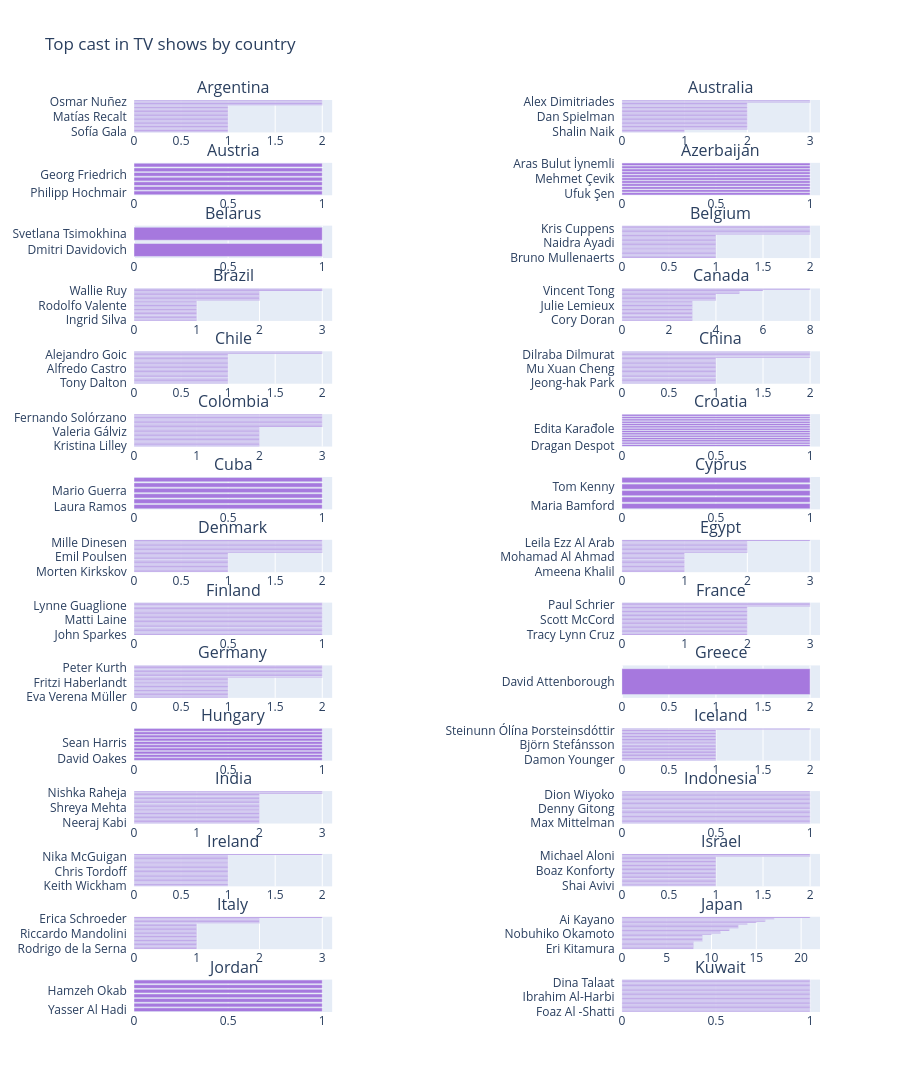

Notebook source saved alongside this figure:
### Markdown cell above
We can get the information for the **cast** of the movies of a country by creating a suitable dataframe for each country. Also a dataframe of **Movies** is different from a dataframe of **TV Shows** and this is differentiated in the **country_trace** function

### Code cell
## 5b. Same idea for TV shows

traces = []
titles = []
countries_num = 30
newline = 0

for code, name in countries.items():
    tr = country_trace(name, flag="tv_shows")
    if tr != -1:
        traces.append(tr)
        titles.append(name)
        newline += 1
        if newline != 2:
            titles.append("")
        else:
            newline = 0

if titles and titles[-1] == "":
    titles.pop()

countries_num = min(countries_num, len(traces) - (len(traces) % 2))
fig = make_subplots(rows=countries_num // 2, cols=3, subplot_titles=titles[: countries_num + countries_num // 2])

j = 1
for i in range(0, countries_num, 2):
    fig.add_trace(traces[i], j, 1)
    fig.add_trace(traces[i + 1], j, 3)
    j += 1

fig.update_layout(height=2600, showlegend=False, title_text="Top cast in TV shows by country")
fig.show()

### Figure 1 — Plotly figure (JSON) as saved in the notebook; plotly's stock layout.template omitted (floating-point values rounded to 4 significant figures)
{"data": [{"marker": {"color": "#a678de"}, "name": "", "orientation": "h", "type": "bar", "x": [1, 1, 1, 1, 1, 1, 1, 1, 1, 1, 1, 1, 1, 1, 1, 1, 1, 1, 1, 1, 2, 2, 2, 2], "xaxis": "x", "y": ["Sofía Gala  ", "Juan Pablo Geretto  ", "Germán Palacios  ", "Delfina Chaves  ", "Andrés Velencoso  ", "Juana Viale  ", "Sebastian Rosas  ", "Héctor Segura  ", "Diego Gallardo  ", "Roberto Vallejos  ", "Osqui Guzmán  ", "Matías Recalt  ", "Patricio Contreras  ", "Sofía Gala Castiglione  ", "Alberto Ajaka  ", "Vanesa González  ", "Balthazar Murillo  ", "Santiago Korovsky  ", "Natalie Pérez  ", "Sebastián Wainraich  ", "Gustavo Garzón  ", "Victorio D'Alessandro  ", "Osmar Nuñez  ", "Fabio Aste  "], "yaxis": "y"}, {"marker": {"color": "#a678de"}, "name": "", "orientation": "h", "type": "bar", "x": [1, 1, 2, 2, 2, 2, 2, 2, 2, 2, 2, 2, 2, 2, 2, 2, 2, 2, 2, 2, 2, 2, 3, 3], "xaxis": "x3", "y": ["Shalin Naik  ", "Mitch Ryan  ", "Maria Angelico  ", "Lucy Durack  ", "Caroline Brazier  ", "Richard Davies  ", "Asher Keddie  ", "Magda Szubanski  ", "Charlotte Hamlyn  ", "Aaron L. McGrath  ", "Patrick Brammall  ", "Dan Spielman  ", "Jeremy Lindsay Taylor  ", "Isabel Durant  ", "Bella Dayne  ", "Frances O'Connor  ", "Deborah Mailman  ", "Rob Collins  ", "Alex Babic  ", "Ashleigh Ball  ", "Renee Lim  ", "Bob Brisbane  ", "Alex Dimitriades  ", "Danielle Cormack  "], "yaxis": "y3"}, {"marker": {"color": "#a678de"}, "name": "", "orientation": "h", "type": "bar", "x": [1, 1, 1, 1, 1, 1, 1], "xaxis": "x4", "y": ["Philipp Hochmair  ", "Anja Kling  ", "Brigitte Kren  ", "Christoph Krutzler  ", "Georg Friedrich  ", "Ella Rumpf  ", "Robert Finster  "], "yaxis": "y4"}, {"marker": {"color": "#a678de"}, "name": "", "orientation": "h", "type": "bar", "x": [1, 1, 1, 1, 1, 1, 1, 1, 1, 1, 1], "xaxis": "x6", "y": ["Ufuk Şen  ", "Kristina Krepela  ", "İlker Kızmaz  ", "Şafak Başkaya  ", "Shamil Suleimanov  ", "Mehmet Çevik  ", "Polat Bilgin  ", "Melahat Abbasova  ", "Fahreddin Manafov  ", "Eva Dedova  ", "Aras Bulut İynemli  "], "yaxis": "y6"}, {"marker": {"color": "#a678de"}, "name": "", "orientation": "h", "type": "bar", "x": [1, 1], "xaxis": "x7", "y": ["Dmitri Davidovich  ", "Svetlana Tsimokhina  "], "yaxis": "y7"}, {"marker": {"color": "#a678de"}, "name": "", "orientation": "h", "type": "bar", "x": [1, 1, 1, 1, 1, 1, 1, 1, 1, 1, 1, 1, 1, 1, 1, 1, 1, 1, 2, 2, 2, 2, 2, 2, 2], "xaxis": "x9", "y": ["Bruno Mullenaerts  ", "Carole Baillien  ", "Géraldine Frippiat  ", "Marie-Line Landerwyn  ", "Sophie Landresse  ", "Raphaelle Bruneau  ", "Thomas Doret  ", "Olivier Bonjour  ", "Dan Herzberg  ", "Anne Suarez  ", "Brigitte Sy  ", "Naidra Ayadi  ", "Tiphaine Daviot  ", "Camille Aguilar  ", "Renaud Rutten  ", "Samuel Jouy  ", "Hubert Delattre  ", "Suliane Brahim  ", "Tom Audenaert  ", "Jeroen Perceval  ", "Charlotte Timmers  ", "Mieke De Groote  ", "Kris Cuppens  ", "Lynn Van Royen  ", "Laurent Capelluto  "], "yaxis": "y9"}, {"marker": {"color": "#a678de"}, "name": "", "orientation": "h", "type": "bar", "x": [1, 1, 1, 1, 1, 1, 1, 1, 1, 1, 1, 1, 1, 1, 1, 2, 2, 2, 2, 2, 2, 2, 3, 3], "xaxis": "x10", "y": ["Ingrid Silva  ", "Loo Nascimento  ", "Alexia Twister  ", "Gloria Groove  ", "Celso Frateschi  ", "Zezé Motta  ", "Sergio Mamberti  ", "Mel Fronckowiak  ", "Viviane Porto  ", "Rafael Lozano  ", "Vaneza Oliveira  ", "Rodolfo Valente  ", "Michel Gomes  ", "Bianca Comparato  ", "João Miguel  ", "Guilherme Briggs  ", "Julia Ianina  ", "Lee Taylor  ", "Mel Lisboa  ", "Adriano Garib  ", "Anitta  ", "Grace Passô  ", "Wallie Ruy  ", "Jonathan Haagensen  "], "yaxis": "y10"}, {"marker": {"color": "#a678de"}, "name": "", "orientation": "h", "type": "bar", "x": [3, 3, 3, 3, 3, 3, 3, 3, 3, 3, 3, 3, 3, 3, 3, 4, 4, 4, 4, 4, 5, 5, 6, 8], "xaxis": "x12", "y": ["Cory Doran  ", "Jordan Clark  ", "Kirby Morrow  ", "Paul Dobson  ", "Shannon Chan-Kent  ", "Ian James Corlett  ", "Adrian Petriw  ", "Scott McCord  ", "John Dunsworth  ", "Tabitha St. Germain  ", "Tara Strong  ", "Julie Lemieux  ", "Erin Mathews  ", "Katie Crown  ", "Colm Feore  ", "Robb Wells  ", "John Paul Tremblay  ", "Robert Tinkler  ", "Sam Vincent  ", "Michela Luci  ", "Brian Drummond  ", "Andrea Libman  ", "Vincent Tong  ", "Ashleigh Ball  "], "yaxis": "y12"}, {"marker": {"color": "#a678de"}, "name": "", "orientation": "h", "type": "bar", "x": [1, 1, 1, 1, 1, 1, 1, 1, 1, 1, 1, 1, 1, 1, 1, 1, 1, 1, 1, 1, 1, 1, 1, 2, 2], "xaxis": "x13", "y": ["Tony Dalton  ", "José María Torre  ", "Jorge Zabaleta  ", "Kate del Castillo  ", "Erto Pantoja  ", "Willy Semler  ", "Nicolás Durán  ", "Alejandro Sieveking  ", "María Paz Grandjean  ", "Daniel Candia  ", "Hugo Medina  ", "Alfredo Castro  ", "Víctor Quezada  ", "Marcial Tagle  ", "Aline Küppenheim  ", "Pablo Schwarz  ", "Catalina Saavedra  ", "Fernanda Urrejola  ", "Manuela Oyarzún  ", "Mario Horton  ", "Ingrid Isensee  ", "Trinidad González  ", "Alejandro Goic  ", "Sergio Hernández  ", "Roberto Farías  "], "yaxis": "y13"}, {"marker": {"color": "#a678de"}, "name": "", "orientation": "h", "type": "bar", "x": [1, 1, 1, 1, 1, 1, 1, 1, 1, 1, 1, 1, 1, 1, 1, 1, 1, 1, 1, 1, 2, 2, 2, 2, 2], "xaxis": "x15", "y": ["Jeong-hak Park  ", "Jia Zhengyu  ", "Kwang-hyun Park  ", "Wang Qiuzi  ", "Zhou Mi  ", "Da-hae Lee  ", "Luo Yunxi  ", "Deng Lun  ", "Yang Zi  ", "Mo Zhou  ", "Li Ma  ", "Mu Xuan Cheng  ", "Yi Qin Zhao  ", "Yi Ning Sun  ", "Junchen Guo  ", "Wang Bowen  ", "Chai Wei  ", "Wang Runze  ", "Zhao Jinmai  ", "Lai Kuan-lin  ", "James Wen  ", "Johnny Yong Bosch  ", "Dilraba Dilmurat  ", "Luo Jin  ", "Tiffany Tang  "], "yaxis": "y15"}, {"marker": {"color": "#a678de"}, "name": "", "orientation": "h", "type": "bar", "x": [2, 2, 2, 2, 2, 2, 2, 2, 2, 2, 2, 2, 2, 2, 2, 3, 3, 3, 3, 3, 3, 3, 3, 3, 3], "xaxis": "x16", "y": ["Kristina Lilley  ", "Juan Alfonso Baptista  ", "Andrea Gómez  ", "Juana del Río  ", "Carmen Villalobos  ", "Juan Sebastián Aragón  ", "Fernando Arévalo  ", "Manolo Cardona  ", "Álvaro Bayona  ", "María José Vargas  ", "Ernesto Benjumea  ", "Valeria Gálviz  ", "Alina Lozano  ", "Carlos Torres  ", "Ana María Estupiñán  ", "Toto Vega  ", "Juan Sebastián Calero  ", "Christian Tappán  ", "Diego Vásquez  ", "Viña Machado  ", "Raúl Méndez  ", "Juan Pablo Raba  ", "Fernando Solórzano  ", "Diego Cadavid  ", "Robinson Díaz  "], "yaxis": "y16"}, {"marker": {"color": "#a678de"}, "name": "", "orientation": "h", "type": "bar", "x": [1, 1, 1, 1, 1, 1, 1, 1, 1, 1, 1, 1, 1, 1], "xaxis": "x18", "y": ["Dragan Despot  ", "Anja Matković  ", "Alen Liverić  ", "Dajana Čuljak  ", "Mijo Jurišić  ", "Tihana Lazovic  ", "Zdenko Jelcic  ", "Edita Karađole  ", "Goran Markovic  ", "Olga Pakalović  ", "Zijad Gračić  ", "Aleksandar Cvetković  ", "Trpimir Jurkic  ", "Branka Katić  "], "yaxis": "y18"}, {"marker": {"color": "#a678de"}, "name": "", "orientation": "h", "type": "bar", "x": [1, 1, 1, 1, 1, 1], "xaxis": "x19", "y": ["Laura Ramos  ", "Juana Acosta  ", "Luis Alberto García  ", "Mario Guerra  ", "Carlos Enrique Almirante  ", "Jorge Perugorría  "], "yaxis": "y19"}, {"marker": {"color": "#a678de"}, "name": "", "orientation": "h", "type": "bar", "x": [1, 1, 1, 1, 1], "xaxis": "x21", "y": ["Maria Bamford  ", "Lisa Schwartz  ", "James Adomian  ", "Tom Kenny  ", "Colin Hanks  "], "yaxis": "y21"}, {"marker": {"color": "#a678de"}, "name": "", "orientation": "h", "type": "bar", "x": [1, 1, 1, 1, 1, 1, 1, 1, 1, 1, 1, 1, 1, 1, 1, 2, 2, 2, 2, 2, 2, 2, 2, 2, 2], "xaxis": "x22", "y": ["Morten Kirkskov  ", "Christoph Bastrup  ", "Søren Spanning  ", "Lars Knutzon  ", "Kasper Lange  ", "Lisbeth Wulff  ", "Anders Juul  ", "Mikael Birkkjær  ", "Benedikte Hansen  ", "Thomas Levin  ", "Freja Riemann  ", "Emil Poulsen  ", "Pilou Asbæk  ", "Birgitte Hjort Sørensen  ", "Sidse Babett Knudsen  ", "Lars Ranthe  ", "Ellen Hillingsø  ", "Lise Baastrup  ", "Solbjørg Højfeldt  ", "Lars Mikkelsen  ", "Alexandre Willaume  ", "Danica Curcic  ", "Mille Dinesen  ", "Dar Salim  ", "Søren Malling  "], "yaxis": "y22"}, {"marker": {"color": "#a678de"}, "name": "", "orientation": "h", "type": "bar", "x": [1, 1, 1, 1, 1, 1, 1, 1, 1, 1, 1, 1, 1, 1, 1, 2, 2, 2, 2, 2, 2, 2, 2, 2, 3], "xaxis": "x24", "y": ["Ameena Khalil  ", "Mohamed Mamdouh  ", "Nelly Karim  ", "Dima Al Jundi  ", "Eisa Diab  ", "Ayman Mabrouk  ", "Azeez Khayoun  ", "Mona Shaddad  ", "Aseel Omran  ", "Mahmoud Bu Shehri  ", "Maram Al Bloushi  ", "Mohamad Al Ahmad  ", "Dina Talaat  ", "Sayed Rajab  ", "Rashed Al Shamrani  ", "Dina El-Sherbiny  ", "Amr Youssef  ", "Arwa Gouda  ", "Sawsan Badr  ", "Mohamed Farraag  ", "Heba Abdelghany  ", "Adel Imam  ", "Leila Ezz Al Arab  ", "Hesham Selim  ", "Ahmed Dawood  "], "yaxis": "y24"}, {"marker": {"color": "#a678de"}, "name": "", "orientation": "h", "type": "bar", "x": [1, 1, 1, 1, 1, 1, 1, 1, 1, 1, 1, 1, 1, 1, 1, 1, 1, 1, 1, 1, 1, 1, 1, 1, 1], "xaxis": "x25", "y": ["John Sparkes  ", "Raimo Grönberg  ", "Jonna Järnefelt  ", "Pamela Tola  ", "Riku Nieminen  ", "Pirjo Lonka  ", "Tommi Korpela  ", "Jani Volanen  ", "Lauri Tilkanen  ", "Pihla Viitala  ", "Jasmin Hamid  ", "Matti Laine  ", "Max Bremer  ", "Ilkka Villi  ", "Olivia Ainali  ", "Kristiina Halttu  ", "Lenita Susi  ", "Anu Sinisalo  ", "Matleena Kuusniemi  ", "Ville Virtanen  ", "Rauno Ahonen  ", "Pasi Ruohonen  ", "Lynne Guaglione  ", "Heljä Heikkinen  ", "Antti Pääkkönen  "], "yaxis": "y25"}, {"marker": {"color": "#a678de"}, "name": "", "orientation": "h", "type": "bar", "x": [2, 2, 2, 2, 2, 2, 2, 2, 2, 2, 2, 2, 2, 2, 2, 2, 2, 2, 2, 2, 2, 3, 3, 3], "xaxis": "x27", "y": ["Tracy Lynn Cruz  ", "Kobi Frumer  ", "Mattea Conforti  ", "Todd Haberkorn  ", "Erin Fitzgerald  ", "Ben Diskin  ", "Max Mittelman  ", "Ashleigh Ball  ", "Mackenzie Gray  ", "Vincent Tong  ", "Anna Cummer  ", "Scott McCord  ", "Tara Strong  ", "Suzanne Clément  ", "Louise Coldefy  ", "Julia Piaton  ", "Kate Moran  ", "Liliane Rovère  ", "Tiphaine Daviot  ", "Peter Oldring  ", "Hugo Becker  ", "Jason Narvy  ", "Paul Schrier  ", "Reba Buhr  "], "yaxis": "y27"}, {"marker": {"color": "#a678de"}, "name": "", "orientation": "h", "type": "bar", "x": [1, 1, 1, 1, 1, 1, 1, 1, 1, 1, 1, 1, 1, 1, 1, 2, 2, 2, 2, 2, 2, 2, 2, 2], "xaxis": "x28", "y": ["Eva Verena Müller  ", "Bernhard Schütz  ", "Nicki von Tempelhoff  ", "Ronald Zehrfeld  ", "David Schütter  ", "Jeanne Goursaud  ", "Laurence Rupp  ", "Misel Maticevic  ", "Anton von Lucke  ", "Lars Eidinger  ", "Ivan Shvedoff  ", "Fritzi Haberlandt  ", "Severija Janusauskaite  ", "Matthias Brandt  ", "Volker Bruch  ", "Luke Mockridge  ", "Nina Gummich  ", "David Attenborough  ", "Mohamed Issa  ", "Anna Maria Mühe  ", "Sylvester Groth  ", "Leonie Benesch  ", "Peter Kurth  ", "Liv Lisa Fries  "], "yaxis": "y28"}, {"marker": {"color": "#a678de"}, "name": "", "orientation": "h", "type": "bar", "x": [2], "xaxis": "x30", "y": ["David Attenborough  "], "yaxis": "y30"}, {"marker": {"color": "#a678de"}, "name": "", "orientation": "h", "type": "bar", "x": [1, 1, 1, 1, 1, 1, 1, 1, 1, 1], "xaxis": "x31", "y": ["David Oakes  ", "Vernon Dobtcheff  ", "Colm Feore  ", "Lotte Verbeek  ", "Joanne Whalley  ", "Sean Harris  ", "Peter Sullivan  ", "Holliday Grainger  ", "François Arnaud  ", "Jeremy Irons  "], "yaxis": "y31"}, {"marker": {"color": "#a678de"}, "name": "", "orientation": "h", "type": "bar", "x": [1, 1, 1, 1, 1, 1, 1, 1, 1, 1, 1, 1, 1, 1, 1, 1, 1, 1, 1, 1, 1, 2], "xaxis": "x33", "y": ["Damon Younger  ", "Valur Freyr Einarsson  ", "Edda Björgvinsdóttir  ", "Arndís Hrönn Egilsdóttir  ", "Tinna Hrafnsdóttir  ", "Sigurður Skúlason  ", "Aldís Amah Hamilton  ", "Bergur Ebbi  ", "Björn Thors  ", "Hjortur Jóhann Jónsson  ", "Björn Stefánsson  ", "Davíð Freyr Þórunnarson  ", "Arnar Jónsson  ", "Halldóra Geirharðsdóttir  ", "Bergur Þór Ingólfsson  ", "Elma Stefania Agustsdottir  ", "Birna Rún Eiríksdóttir  ", "Jóhanna Vigdís Arnardóttir  ", "Þorsteinn Bachmann  ", "Magnús Jónsson  ", "Steinunn Ólína Þorsteinsdóttir  ", "Nína Dögg Filippusdóttir  "], "yaxis": "y33"}, {"marker": {"color": "#a678de"}, "name": "", "orientation": "h", "type": "bar", "x": [2, 2, 2, 2, 2, 2, 2, 2, 2, 2, 2, 2, 2, 2, 2, 2, 2, 2, 2, 2, 2, 2, 3, 3], "xaxis": "x34", "y": ["Neeraj Kabi  ", "Sabina Malik  ", "Aranya Kaur  ", "Shanoor Mirza  ", "Siddhant Karnick  ", "Sonal Kaushal  ", "Ulka Gupta  ", "Radhika Apte  ", "Rasika Dugal  ", "Rajesh Tailang  ", "Gagan Arora  ", "Shreya Mehta  ", "Jigna Bhardwaj  ", "Rupa Bhimani  ", "Julie Tejwani  ", "Chandan Anand  ", "Jitendra Joshi  ", "Viineet Kumar  ", "Mona Ambegaonkar  ", "Reena Aggarwal  ", "Mahesh Manjrekar  ", "Aahana Kumra  ", "Nishka Raheja  ", "Rajesh Kava  "], "yaxis": "y34"}, {"marker": {"color": "#a678de"}, "name": "", "orientation": "h", "type": "bar", "x": [1, 1, 1, 1, 1, 1, 1, 1, 1, 1, 1, 1, 1, 1, 1, 1, 1, 1, 1, 1, 1, 1, 1, 1, 1], "xaxis": "x36", "y": ["Max Mittelman  ", "Christopher Smith  ", "Christine Marie Cabanos  ", "Jessica Gee-George  ", "Michael Johnston  ", "Bella Nazari  ", "Nadzmi Adhwa  ", "Hafeez Mikhail  ", "Hafreez Adam  ", "Mia Ahmad  ", "Saharul Ridzwan  ", "Denny Gitong  ", "Soleh Solihun  ", "Jenny Zhang  ", "Bintang Emon  ", "Aci Resti  ", "Adjis Doaibu  ", "Awwe  ", "Yusril Fahriza  ", "Arie Kriting  ", "Anggika Bolsterli  ", "Morgan Oey  ", "Dion Wiyoko  ", "Chew Kin Wah  ", "Ernest Prakasa  "], "yaxis": "y36"}, {"marker": {"color": "#a678de"}, "name": "", "orientation": "h", "type": "bar", "x": [1, 1, 1, 1, 1, 1, 1, 1, 1, 1, 1, 1, 1, 1, 1, 1, 1, 1, 1, 1, 1, 1, 1, 1, 2], "xaxis": "x37", "y": ["Keith Wickham  ", "Frank O'Sullivan  ", "Tara Breathnach  ", "Nora-Jane Noone  ", "Killian Scott  ", "Iain Glen  ", "Tommy Miller  ", "Wayne Lynch  ", "Michael Salmon  ", "Tom Kilgallon  ", "Peter Cassidy  ", "Chris Tordoff  ", "Owen Colgan  ", "Martin Maloney  ", "Peter Campion  ", "Hannah Sheehan  ", "Seán Óg Cairns  ", "Laurence O'Fuarain  ", "Amy Huberman  ", "Steve Blount  ", "Muiris Crowley  ", "Sheila Moylette  ", "Nika McGuigan  ", "Seána Kerslake  ", "Rory Kinnear  "], "yaxis": "y37"}, {"marker": {"color": "#a678de"}, "name": "", "orientation": "h", "type": "bar", "x": [1, 1, 1, 1, 1, 1, 1, 1, 1, 1, 1, 1, 1, 1, 1, 1, 1, 1, 1, 1, 1, 1, 2, 2], "xaxis": "x39", "y": ["Shai Avivi  ", "Yehoram Gaon  ", "Yehuda Levi  ", "Liora Rivlin  ", "Vered Feldman  ", "Avi Shnaidman  ", "Yigal Adika  ", "Yuval Semo  ", "Guy Loel  ", "Moshe Ivgy  ", "Doron Ben-David  ", "Boaz Konforty  ", "Rona-Lee Shim'on  ", "Itzik Cohen  ", "Neta Garty  ", "Yuval Segal  ", "Tsahi Halevi  ", "Laëtitia Eïdo  ", "Shadi Mar'i  ", "Hisham Suliman  ", "Lior Raz  ", "Linor Abargil  ", "Michael Aloni  ", "Tomer Kapon  "], "yaxis": "y39"}, {"marker": {"color": "#a678de"}, "name": "", "orientation": "h", "type": "bar", "x": [1, 1, 1, 1, 1, 1, 1, 1, 1, 1, 1, 1, 1, 1, 1, 1, 1, 1, 1, 2, 2, 2, 2, 3], "xaxis": "x40", "y": ["Rodrigo de la Serna  ", "Linor Abargil  ", "Josu Cubero  ", "Jaime de Diego  ", "Alberto Escobal  ", "Rosa Romay  ", "Galatea Ranzi  ", "Claudia Pandolfi  ", "Lorenzo Zurzolo  ", "Brando Pacitto  ", "Chabeli Sastre Gonzalez  ", "Riccardo Mandolini  ", "Alice Pagani  ", "Benedetta Porcaroli  ", "Henry F. Benjamin  ", "Scottie Ray  ", "Marca Leigh  ", "Simona Berman  ", "Sarah Natochenny  ", "Jason Griffith  ", "Alyson Leigh Rosenfeld  ", "Marc Thompson  ", "Erica Schroeder  ", "Suzy Myers  "], "yaxis": "y40"}, {"marker": {"color": "#a678de"}, "name": "", "orientation": "h", "type": "bar", "x": [8, 8, 8, 8, 8, 8, 9, 9, 9, 9, 9, 10, 11, 11, 12, 12, 13, 13, 13, 14, 15, 16, 16, 17, 21], "xaxis": "x42", "y": ["Eri Kitamura  ", "Yoshitsugu Matsuoka  ", "Yukari Tamura  ", "Takehito Koyasu  ", "M・A・O  ", "Fumiko Orikasa  ", "Sayaka Ohara  ", "Saori Hayami  ", "Miyuki Sawashiro  ", "Ryohei Kimura  ", "Katsuyuki Konishi  ", "Nobuhiko Okamoto  ", "Natsuki Hanae  ", "Mamoru Miyano  ", "Tomokazu Sugita  ", "Jun Fukuyama  ", "Yuichi Nakamura  ", "Kana Hanazawa  ", "Hiroshi Kamiya  ", "Yoshimasa Hosoya  ", "Junichi Suwabe  ", "Daisuke Ono  ", "Ai Kayano  ", "Yuki Kaji  ", "Takahiro Sakurai  "], "yaxis": "y42"}, {"marker": {"color": "#a678de"}, "name": "", "orientation": "h", "type": "bar", "x": [1, 1, 1, 1, 1, 1, 1], "xaxis": "x43", "y": ["Yasser Al Hadi  ", "Ban Halaweh  ", "Zaid Zoubi  ", "Aysha Shahaltough  ", "Hamzeh Okab  ", "Sultan Alkhail  ", "Salma Malhas  "], "yaxis": "y43"}, {"marker": {"color": "#a678de"}, "name": "", "orientation": "h", "type": "bar", "x": [1, 1, 1, 1, 1, 1, 1, 1, 1, 1, 1, 1, 1, 1, 1, 1, 1, 1, 1, 1, 1, 1, 1, 1, 1], "xaxis": "x45", "y": ["Foaz Al -Shatti  ", "Nasser Kermani  ", "Abdullah Al-Turkumani  ", "Hassan Ibrahim  ", "Huda El Khateib  ", "Muhanad Al-Hamdi  ", "Nour Al Ghandour  ", "Abeer Ahmad  ", "Noor Alghandour  ", "Layla Abdullah  ", "Khaled Al-Buraiki  ", "Ibrahim Al-Harbi  ", "Elham Al Fadalah  ", "Dima Al Jundi  ", "Eisa Diab  ", "Ayman Mabrouk  ", "Azeez Khayoun  ", "Mona Shaddad  ", "Aseel Omran  ", "Mahmoud Bu Shehri  ", "Maram Al Bloushi  ", "Mohamad Al Ahmad  ", "Dina Talaat  ", "Sayed Rajab  ", "Rashed Al Shamrani  "], "yaxis": "y45"}], "layout": {"annotations": [{"font": {"size": 16}, "showarrow": false, "text": "Argentina", "x": 0.1444, "xanchor": "center", "xref": "paper", "y": 1.0, "yanchor": "bottom", "yref": "paper"}, {"font": {"size": 16}, "showarrow": false, "text": "Australia", "x": 0.8556, "xanchor": "center", "xref": "paper", "y": 1.0, "yanchor": "bottom", "yref": "paper"}, {"font": {"size": 16}, "showarrow": false, "text": "Austria", "x": 0.1444, "xanchor": "center", "xref": "paper", "y": 0.9311, "yanchor": "bottom", "yref": "paper"}, {"font": {"size": 16}, "showarrow": false, "text": "Azerbaijan", "x": 0.8556, "xanchor": "center", "xref": "paper", "y": 0.9311, "yanchor": "bottom", "yref": "paper"}, {"font": {"size": 16}, "showarrow": false, "text": "Belarus", "x": 0.1444, "xanchor": "center", "xref": "paper", "y": 0.8622, "yanchor": "bottom", "yref": "paper"}, {"font": {"size": 16}, "showarrow": false, "text": "Belgium", "x": 0.8556, "xanchor": "center", "xref": "paper", "y": 0.8622, "yanchor": "bottom", "yref": "paper"}, {"font": {"size": 16}, "showarrow": false, "text": "Brazil", "x": 0.1444, "xanchor": "center", "xref": "paper", "y": 0.7933, "yanchor": "bottom", "yref": "paper"}, {"font": {"size": 16}, "showarrow": false, "text": "Canada", "x": 0.8556, "xanchor": "center", "xref": "paper", "y": 0.7933, "yanchor": "bottom", "yref": "paper"}, {"font": {"size": 16}, "showarrow": false, "text": "Chile", "x": 0.1444, "xanchor": "center", "xref": "paper", "y": 0.7244, "yanchor": "bottom", "yref": "paper"}, {"font": {"size": 16}, "showarrow": false, "text": "China", "x": 0.8556, "xanchor": "center", "xref": "paper", "y": 0.7244, "yanchor": "bottom", "yref": "paper"}, {"font": {"size": 16}, "showarrow": false, "text": "Colombia", "x": 0.1444, "xanchor": "center", "xref": "paper", "y": 0.6556, "yanchor": "bottom", "yref": "paper"}, {"font": {"size": 16}, "showarrow": false, "text": "Croatia", "x": 0.8556, "xanchor": "center", "xref": "paper", "y": 0.6556, "yanchor": "bottom", "yref": "paper"}, {"font": {"size": 16}, "showarrow": false, "text": "Cuba", "x": 0.1444, "xanchor": "center", "xref": "paper", "y": 0.5867, "yanchor": "bottom", "yref": "paper"}, {"font": {"size": 16}, "showarrow": false, "text": "Cyprus", "x": 0.8556, "xanchor": "center", "xref": "paper", "y": 0.5867, "yanchor": "bottom", "yref": "paper"}, {"font": {"size": 16}, "showarrow": false, "text": "Denmark", "x": 0.1444, "xanchor": "center", "xref": "paper", "y": 0.5178, "yanchor": "bottom", "yref": "paper"}, {"font": {"size": 16}, "showarrow": false, "text": "Egypt", "x": 0.8556, "xanchor": "center", "xref": "paper", "y": 0.5178, "yanchor": "bottom", "yref": "paper"}, {"font": {"size": 16}, "showarrow": false, "text": "Finland", "x": 0.1444, "xanchor": "center", "xref": "paper", "y": 0.4489, "yanchor": "bottom", "yref": "paper"}, {"font": {"size": 16}, "showarrow": false, "text": "France", "x": 0.8556, "xanchor": "center", "xref": "paper", "y": 0.4489, "yanchor": "bottom", "yref": "paper"}, {"font": {"size": 16}, "showarrow": false, "text": "Germany", "x": 0.1444, "xanchor": "center", "xref": "paper", "y": 0.38, "yanchor": "bottom", "yref": "paper"}, {"font": {"size": 16}, "showarrow": false, "text": "Greece", "x": 0.8556, "xanchor": "center", "xref": "paper", "y": 0.38, "yanchor": "bottom", "yref": "paper"}, {"font": {"size": 16}, "showarrow": false, "text": "Hungary", "x": 0.1444, "xanchor": "center", "xref": "paper", "y": 0.3111, "yanchor": "bottom", "yref": "paper"}, {"font": {"size": 16}, "showarrow": false, "text": "Iceland", "x": 0.8556, "xanchor": "center", "xref": "paper", "y": 0.3111, "yanchor": "bottom", "yref": "paper"}, {"font": {"size": 16}, "showarrow": false, "text": "India", "x": 0.1444, "xanchor": "center", "xref": "paper", "y": 0.2422, "yanchor": "bottom", "yref": "paper"}, {"font": {"size": 16}, "showarrow": false, "text": "Indonesia", "x": 0.8556, "xanchor": "center", "xref": "paper", "y": 0.2422, "yanchor": "bottom", "yref": "paper"}, {"font": {"size": 16}, "showarrow": false, "text": "Ireland", "x": 0.1444, "xanchor": "center", "xref": "paper", "y": 0.1733, "yanchor": "bottom", "yref": "paper"}, {"font": {"size": 16}, "showarrow": false, "text": "Israel", "x": 0.8556, "xanchor": "center", "xref": "paper", "y": 0.1733, "yanchor": "bottom", "yref": "paper"}, {"font": {"size": 16}, "showarrow": false, "text": "Italy", "x": 0.1444, "xanchor": "center", "xref": "paper", "y": 0.1044, "yanchor": "bottom", "yref": "paper"}, {"font": {"size": 16}, "showarrow": false, "text": "Japan", "x": 0.8556, "xanchor": "center", "xref": "paper", "y": 0.1044, "yanchor": "bottom", "yref": "paper"}, {"font": {"size": 16}, "showarrow": false, "text": "Jordan", "x": 0.1444, "xanchor": "center", "xref": "paper", "y": 0.03556, "yanchor": "bottom", "yref": "paper"}, {"font": {"size": 16}, "showarrow": false, "text": "Kuwait", "x": 0.8556, "xanchor": "center", "xref": "paper", "y": 0.03556, "yanchor": "bottom", "yref": "paper"}], "height": 2600, "showlegend": false, "title": {"text": "Top cast in TV shows by country"}, "xaxis": {"anchor": "y", "domain": [0.0, 0.2889]}, "xaxis10": {"anchor": "y10", "domain": [0.0, 0.2889]}, "xaxis11": {"anchor": "y11", "domain": [0.3556, 0.6444]}, "xaxis12": {"anchor": "y12", "domain": [0.7111, 1.0]}, "xaxis13": {"anchor": "y13", "domain": [0.0, 0.2889]}, "xaxis14": {"anchor": "y14", "domain": [0.3556, 0.6444]}, "xaxis15": {"anchor": "y15", "domain": [0.7111, 1.0]}, "xaxis16": {"anchor": "y16", "domain": [0.0, 0.2889]}, "xaxis17": {"anchor": "y17", "domain": [0.3556, 0.6444]}, "xaxis18": {"anchor": "y18", "domain": [0.7111, 1.0]}, "xaxis19": {"anchor": "y19", "domain": [0.0, 0.2889]}, "xaxis2": {"anchor": "y2", "domain": [0.3556, 0.6444]}, "xaxis20": {"anchor": "y20", "domain": [0.3556, 0.6444]}, "xaxis21": {"anchor": "y21", "domain": [0.7111, 1.0]}, "xaxis22": {"anchor": "y22", "domain": [0.0, 0.2889]}, "xaxis23": {"anchor": "y23", "domain": [0.3556, 0.6444]}, "xaxis24": {"anchor": "y24", "domain": [0.7111, 1.0]}, "xaxis25": {"anchor": "y25", "domain": [0.0, 0.2889]}, "xaxis26": {"anchor": "y26", "domain": [0.3556, 0.6444]}, "xaxis27": {"anchor": "y27", "domain": [0.7111, 1.0]}, "xaxis28": {"anchor": "y28", "domain": [0.0, 0.2889]}, "xaxis29": {"anchor": "y29", "domain": [0.3556, 0.6444]}, "xaxis3": {"anchor": "y3", "domain": [0.7111, 1.0]}, "xaxis30": {"anchor": "y30", "domain": [0.7111, 1.0]}, "xaxis31": {"anchor": "y31", "domain": [0.0, 0.2889]}, "xaxis32": {"anchor": "y32", "domain": [0.3556, 0.6444]}, "xaxis33": {"anchor": "y33", "domain": [0.7111, 1.0]}, "xaxis34": {"anchor": "y34", "domain": [0.0, 0.2889]}, "xaxis35": {"anchor": "y35", "domain": [0.3556, 0.6444]}, "xaxis36": {"anchor": "y36", "domain": [0.7111, 1.0]}, "xaxis37": {"anchor": "y37", "domain": [0.0, 0.2889]}, "xaxis38": {"anchor": "y38", "domain": [0.3556, 0.6444]}, "xaxis39": {"anchor": "y39", "domain": [0.7111, 1.0]}, "xaxis4": {"anchor": "y4", "domain": [0.0, 0.2889]}, "xaxis40": {"anchor": "y40", "domain": [0.0, 0.2889]}, "xaxis41": {"anchor": "y41", "domain": [0.3556, 0.6444]}, "xaxis42": {"anchor": "y42", "domain": [0.7111, 1.0]}, "xaxis43": {"anchor": "y43", "domain": [0.0, 0.2889]}, "xaxis44": {"anchor": "y44", "domain": [0.3556, 0.6444]}, "xaxis45": {"anchor": "y45", "domain": [0.7111, 1.0]}, "xaxis5": {"anchor": "y5", "domain": [0.3556, 0.6444]}, "xaxis6": {"anchor": "y6", "domain": [0.7111, 1.0]}, "xaxis7": {"anchor": "y7", "domain": [0.0, 0.2889]}, "xaxis8": {"anchor": "y8", "domain": [0.3556, 0.6444]}, "xaxis9": {"anchor": "y9", "domain": [0.7111, 1.0]}, "yaxis": {"anchor": "x", "domain": [0.9644, 1.0]}, "yaxis10": {"anchor": "x10", "domain": [0.7578, 0.7933]}, "yaxis11": {"anchor": "x11", "domain": [0.7578, 0.7933]}, "yaxis12": {"anchor": "x12", "domain": [0.7578, 0.7933]}, "yaxis13": {"anchor": "x13", "domain": [0.6889, 0.7244]}, "yaxis14": {"anchor": "x14", "domain": [0.6889, 0.7244]}, "yaxis15": {"anchor": "x15", "domain": [0.6889, 0.7244]}, "yaxis16": {"anchor": "x16", "domain": [0.62, 0.6556]}, "yaxis17": {"anchor": "x17", "domain": [0.62, 0.6556]}, "yaxis18": {"anchor": "x18", "domain": [0.62, 0.6556]}, "yaxis19": {"anchor": "x19", "domain": [0.5511, 0.5867]}, "yaxis2": {"anchor": "x2", "domain": [0.9644, 1.0]}, "yaxis20": {"anchor": "x20", "domain": [0.5511, 0.5867]}, "yaxis21": {"anchor": "x21", "domain": [0.5511, 0.5867]}, "yaxis22": {"anchor": "x22", "domain": [0.4822, 0.5178]}, "yaxis23": {"anchor": "x23", "domain": [0.4822, 0.5178]}, "yaxis24": {"anchor": "x24", "domain": [0.4822, 0.5178]}, "yaxis25": {"anchor": "x25", "domain": [0.4133, 0.4489]}, "yaxis26": {"anchor": "x26", "domain": [0.4133, 0.4489]}, "yaxis27": {"anchor": "x27", "domain": [0.4133, 0.4489]}, "yaxis28": {"anchor": "x28", "domain": [0.3444, 0.38]}, "yaxis29": {"anchor": "x29", "domain": [0.3444, 0.38]}, "yaxis3": {"anchor": "x3", "domain": [0.9644, 1.0]}, "yaxis30": {"anchor": "x30", "domain": [0.3444, 0.38]}, "yaxis31": {"anchor": "x31", "domain": [0.2756, 0.3111]}, "yaxis32": {"anchor": "x32", "domain": [0.2756, 0.3111]}, "yaxis33": {"anchor": "x33", "domain": [0.2756, 0.3111]}, "yaxis34": {"anchor": "x34", "domain": [0.2067, 0.2422]}, "yaxis35": {"anchor": "x35", "domain": [0.2067, 0.2422]}, "yaxis36": {"anchor": "x36", "domain": [0.2067, 0.2422]}, "yaxis37": {"anchor": "x37", "domain": [0.1378, 0.1733]}, "yaxis38": {"anchor": "x38", "domain": [0.1378, 0.1733]}, "yaxis39": {"anchor": "x39", "domain": [0.1378, 0.1733]}, "yaxis4": {"anchor": "x4", "domain": [0.8956, 0.9311]}, "yaxis40": {"anchor": "x40", "domain": [0.06889, 0.1044]}, "yaxis41": {"anchor": "x41", "domain": [0.06889, 0.1044]}, "yaxis42": {"anchor": "x42", "domain": [0.06889, 0.1044]}, "yaxis43": {"anchor": "x43", "domain": [0.0, 0.03556]}, "yaxis44": {"anchor": "x44", "domain": [0.0, 0.03556]}, "yaxis45": {"anchor": "x45", "domain": [0.0, 0.03556]}, "yaxis5": {"anchor": "x5", "domain": [0.8956, 0.9311]}, "yaxis6": {"anchor": "x6", "domain": [0.8956, 0.9311]}, "yaxis7": {"anchor": "x7", "domain": [0.8267, 0.8622]}, "yaxis8": {"anchor": "x8", "domain": [0.8267, 0.8622]}, "yaxis9": {"anchor": "x9", "domain": [0.8267, 0.8622]}}}
